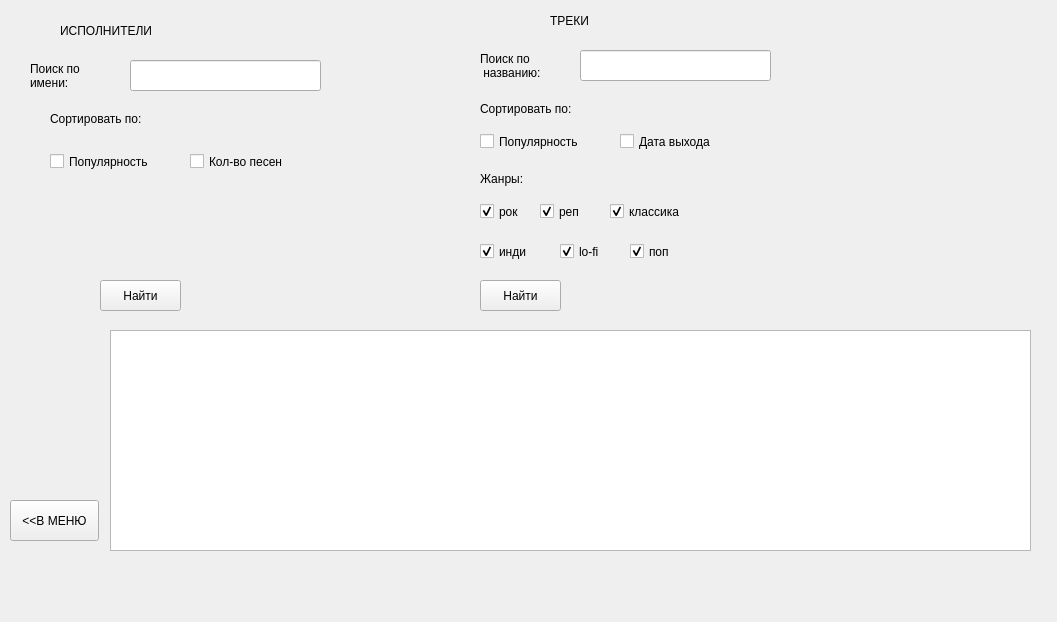
<?xml version="1.0" encoding="UTF-8"?>
<ui version="4.0">
 <class>SearchView</class>
 <widget class="QWidget" name="SearchView">
  <property name="geometry">
   <rect>
    <x>0</x>
    <y>0</y>
    <width>1057</width>
    <height>622</height>
   </rect>
  </property>
  <property name="windowTitle">
   <string>Form</string>
  </property>
  <widget class="QPushButton" name="btnTrack">
   <property name="geometry">
    <rect>
     <x>480</x>
     <y>280</y>
     <width>81</width>
     <height>31</height>
    </rect>
   </property>
   <property name="text">
    <string>Найти</string>
   </property>
  </widget>
  <widget class="QCheckBox" name="trackPopular">
   <property name="geometry">
    <rect>
     <x>480</x>
     <y>130</y>
     <width>131</width>
     <height>23</height>
    </rect>
   </property>
   <property name="text">
    <string>Популярность</string>
   </property>
  </widget>
  <widget class="QCheckBox" name="rok">
   <property name="geometry">
    <rect>
     <x>480</x>
     <y>200</y>
     <width>51</width>
     <height>23</height>
    </rect>
   </property>
   <property name="text">
    <string>рок</string>
   </property>
   <property name="checked">
    <bool>true</bool>
   </property>
  </widget>
  <widget class="QCheckBox" name="rep">
   <property name="geometry">
    <rect>
     <x>540</x>
     <y>200</y>
     <width>51</width>
     <height>23</height>
    </rect>
   </property>
   <property name="text">
    <string>реп</string>
   </property>
   <property name="checked">
    <bool>true</bool>
   </property>
  </widget>
  <widget class="QCheckBox" name="classic">
   <property name="geometry">
    <rect>
     <x>610</x>
     <y>200</y>
     <width>91</width>
     <height>23</height>
    </rect>
   </property>
   <property name="text">
    <string>классика</string>
   </property>
   <property name="checked">
    <bool>true</bool>
   </property>
  </widget>
  <widget class="QCheckBox" name="indi">
   <property name="geometry">
    <rect>
     <x>480</x>
     <y>240</y>
     <width>61</width>
     <height>23</height>
    </rect>
   </property>
   <property name="text">
    <string>инди</string>
   </property>
   <property name="checked">
    <bool>true</bool>
   </property>
  </widget>
  <widget class="QCheckBox" name="lofi">
   <property name="geometry">
    <rect>
     <x>560</x>
     <y>240</y>
     <width>61</width>
     <height>23</height>
    </rect>
   </property>
   <property name="text">
    <string>lo-fi</string>
   </property>
   <property name="checked">
    <bool>true</bool>
   </property>
  </widget>
  <widget class="QCheckBox" name="pop">
   <property name="geometry">
    <rect>
     <x>630</x>
     <y>240</y>
     <width>61</width>
     <height>23</height>
    </rect>
   </property>
   <property name="text">
    <string>поп</string>
   </property>
   <property name="checked">
    <bool>true</bool>
   </property>
  </widget>
  <widget class="QLabel" name="label_2">
   <property name="geometry">
    <rect>
     <x>480</x>
     <y>170</y>
     <width>101</width>
     <height>17</height>
    </rect>
   </property>
   <property name="text">
    <string>Жанры:</string>
   </property>
  </widget>
  <widget class="QLabel" name="label_3">
   <property name="geometry">
    <rect>
     <x>480</x>
     <y>100</y>
     <width>121</width>
     <height>17</height>
    </rect>
   </property>
   <property name="text">
    <string>Сортировать по:</string>
   </property>
  </widget>
  <widget class="QCheckBox" name="trackDate">
   <property name="geometry">
    <rect>
     <x>620</x>
     <y>130</y>
     <width>131</width>
     <height>23</height>
    </rect>
   </property>
   <property name="text">
    <string>Дата выхода</string>
   </property>
  </widget>
  <widget class="QCheckBox" name="numTrack">
   <property name="geometry">
    <rect>
     <x>190</x>
     <y>150</y>
     <width>131</width>
     <height>23</height>
    </rect>
   </property>
   <property name="text">
    <string>Кол-во песен</string>
   </property>
  </widget>
  <widget class="QCheckBox" name="artistPopular">
   <property name="geometry">
    <rect>
     <x>50</x>
     <y>150</y>
     <width>131</width>
     <height>23</height>
    </rect>
   </property>
   <property name="text">
    <string>Популярность</string>
   </property>
  </widget>
  <widget class="QLabel" name="label_4">
   <property name="geometry">
    <rect>
     <x>50</x>
     <y>110</y>
     <width>121</width>
     <height>17</height>
    </rect>
   </property>
   <property name="text">
    <string>Сортировать по:</string>
   </property>
  </widget>
  <widget class="QLineEdit" name="artistEntry">
   <property name="geometry">
    <rect>
     <x>130</x>
     <y>60</y>
     <width>191</width>
     <height>31</height>
    </rect>
   </property>
  </widget>
  <widget class="QLineEdit" name="trackEntry">
   <property name="geometry">
    <rect>
     <x>580</x>
     <y>50</y>
     <width>191</width>
     <height>31</height>
    </rect>
   </property>
  </widget>
  <widget class="QLabel" name="label_5">
   <property name="geometry">
    <rect>
     <x>550</x>
     <y>10</y>
     <width>61</width>
     <height>21</height>
    </rect>
   </property>
   <property name="text">
    <string>ТРЕКИ</string>
   </property>
  </widget>
  <widget class="QLabel" name="label_6">
   <property name="geometry">
    <rect>
     <x>60</x>
     <y>20</y>
     <width>111</width>
     <height>21</height>
    </rect>
   </property>
   <property name="text">
    <string>ИСПОЛНИТЕЛИ</string>
   </property>
  </widget>
  <widget class="QLabel" name="label_7">
   <property name="geometry">
    <rect>
     <x>480</x>
     <y>40</y>
     <width>81</width>
     <height>51</height>
    </rect>
   </property>
   <property name="text">
    <string>Поиск по
 названию:</string>
   </property>
  </widget>
  <widget class="QLabel" name="label_8">
   <property name="geometry">
    <rect>
     <x>30</x>
     <y>50</y>
     <width>81</width>
     <height>51</height>
    </rect>
   </property>
   <property name="text">
    <string>Поиск по
имени:</string>
   </property>
  </widget>
  <widget class="QPushButton" name="btnArtist">
   <property name="geometry">
    <rect>
     <x>100</x>
     <y>280</y>
     <width>81</width>
     <height>31</height>
    </rect>
   </property>
   <property name="text">
    <string>Найти</string>
   </property>
  </widget>
  <widget class="QTableView" name="tableView">
   <property name="geometry">
    <rect>
     <x>110</x>
     <y>330</y>
     <width>921</width>
     <height>221</height>
    </rect>
   </property>
   <property name="sizePolicy">
    <sizepolicy hsizetype="Expanding" vsizetype="Expanding">
     <horstretch>250</horstretch>
     <verstretch>0</verstretch>
    </sizepolicy>
   </property>
   <property name="sizeIncrement">
    <size>
     <width>50</width>
     <height>50</height>
    </size>
   </property>
   <property name="baseSize">
    <size>
     <width>50</width>
     <height>0</height>
    </size>
   </property>
   <property name="horizontalScrollBarPolicy">
    <enum>Qt::ScrollBarAsNeeded</enum>
   </property>
   <property name="sizeAdjustPolicy">
    <enum>QAbstractScrollArea::AdjustToContents</enum>
   </property>
   <attribute name="horizontalHeaderDefaultSectionSize">
    <number>130</number>
   </attribute>
   <attribute name="verticalHeaderCascadingSectionResizes">
    <bool>true</bool>
   </attribute>
  </widget>
  <widget class="QPushButton" name="btnMenu">
   <property name="geometry">
    <rect>
     <x>10</x>
     <y>500</y>
     <width>89</width>
     <height>41</height>
    </rect>
   </property>
   <property name="text">
    <string>&lt;&lt;В МЕНЮ</string>
   </property>
  </widget>
 </widget>
 <resources/>
 <connections/>
</ui>
